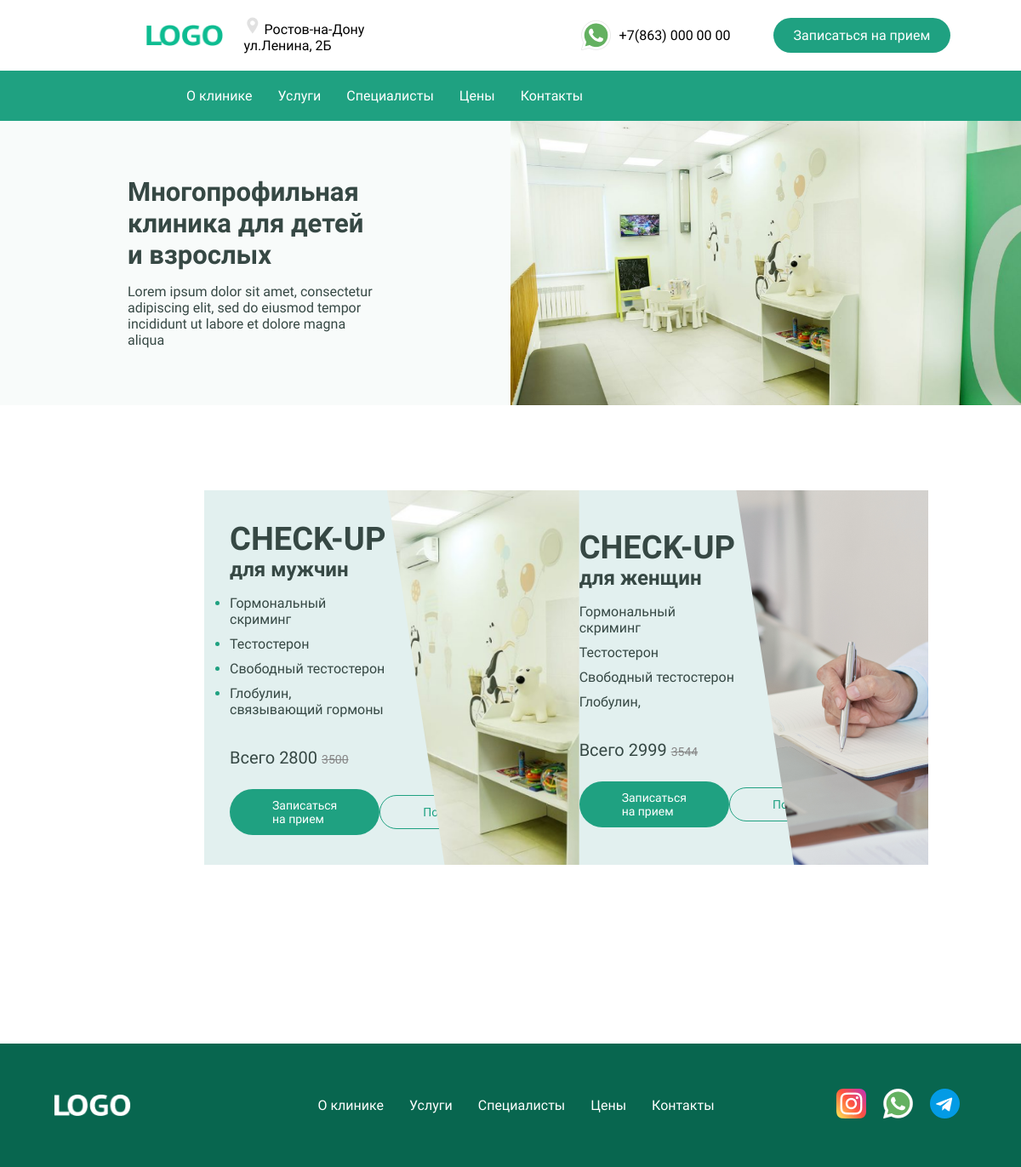
The page / on the database its author committed.
### tables this page shows
CREATE TABLE `checkUps` (
  `id` int NOT NULL,
  `textOne` varchar(30) NOT NULL,
  `textTwo` varchar(30) NOT NULL,
  `textThree` varchar(30) NOT NULL,
  `textFour` varchar(30) NOT NULL,
  `textFive` varchar(30) NOT NULL,
  `priceNew` varchar(30) NOT NULL,
  `priceOld` varchar(30) NOT NULL,
  `img` varchar(50) NOT NULL
);

### viev.php (the view, shortened to what this page needs)
<?php
function getCheckUp($db)
{
    $req = mysqli_query($db, "SELECT * FROM checkUps");
    $results = mysqli_fetch_all($req, MYSQLI_ASSOC);
    foreach ($results as $value) {
        echo
        "<div class='swiper-slide'>
                        <div class = 'text-slide'>
                            <h1>CHECK-UP</h1>
                            <h2>$value[textOne]</h2>
                            <ul>
                                <li><span>$value[textTwo]</span></li>
                                <li><span>$value[textThree]</span></li>
                                <li><span>$value[textFour]</span></li>
                                <li><span>$value[textFive]</span></li>
                            </ul>
                            <p>Всего $value[priceNew] <s>$value[priceOld]</s></p>
                            <div class = 'buttons-block'>
                            <p class='Button'>Записаться на прием</p>
                                <a href='#' class='ButtonTwo'>Подробнее</a>
                            </div>
                        </div>
                        <img src = '$value[img]' alt = 'img$value[id]'>
                    </div>";
    }
}
?>

### index.php (shortened to what this page needs)
<!DOCTYPE html>
<html lang="en">
<head>
    <link href="style.css" rel="stylesheet">
    <link rel="stylesheet" href="https://cdn.jsdelivr.net/npm/swiper@9/swiper-bundle.min.css" />
</head>
<body>
    <header>
        <div class="header-info">
            <div class="blockOne">
                <img src="/img/logo1.png" class="logo" alt="logo1">
                <span><img src="/img/icon4.png" alt="icon4"> Ростов-на-Дону<br> ул.Ленина, 2Б</span>
            </div>
            <div class="blockTwo">
                <span><img src="/img/icon2.png" class="hedaer-icon" alt="icon2">+7(863) 000 00 00</span>
                <p class="Button">Записаться на прием</p>
            </div>
        </div>
        <nav class="nav">
            <a href="#">О клинике</a>
            <a href="#">Услуги</a>
            <a href="#">Специалисты</a>
            <a href="#">Цены</a>
            <a href="#">Контакты</a>
        </nav>
    </header>
    <main>
        <section class="main-banner">
            <div class="text-block">
                <h1>Многопрофильная <br>клиника для детей <br>и взрослых</h1>
                <p>Lorem ipsum dolor sit amet, consectetur <br>adipiscing elit, sed do eiusmod tempor <br>incididunt ut labore et dolore magna aliqua</p>
            </div>
            <img src="/img/img2.png" alt="">
        </section>
        <section class="slider">
            <div class="swiper">
                <div class="swiper-wrapper">
                    <?php
                    include("viev.php");
                    getCheckUp($connect); ?>
                </div>
            </div>
        </section>
    </main>
    <footer>
        <img src="/img/logo2.png" alt="icon2" class="logo">
        <nav>
            <a href="">О клинике</a>
            <a href="">Услуги</a>
            <a href="">Специалисты</a>
            <a href="">Цены</a>
            <a href="">Контакты</a>
        </nav>
        <div class="icon-block">
            <img src="/img/icon1.png" alt="" class="icon">
            <img src="/img/icon2.png" alt="" class="icon">
            <img src="/img/icon3.png" alt="" class="icon">
        </div>
    </footer>
</body>
</html>

### style.css (style rules this page uses)
* { margin: 0px; padding: 0px; font-family: 'PT Sans Caption', sans-serif; }
header { display: flex; flex-direction: column; position: fixed; width: 100%; z-index: 3; }
.header-info { width: 100%; display: flex; align-items: center; margin: 0px auto; padding: 20px 0px; background-color: white; }
.blockOne { display: flex; align-items: center; justify-content: center; width: 50%; }
.blockOne span { margin-left: 25px; }
.burger-line:nth-child(2),:nth-child(3) { top:50% }
.logo { width: 90px; height: 25px; }
.blockTwo { display: flex; justify-content: center; align-items: center; width: 50%; }
.blockTwo span { display: flex; align-items: center; margin-right: 50px; }
.blockTwo span img { margin-right: 10px; }
nav { padding: 10px 0px; background-color: #1FA181; display: flex; justify-content: left; padding-left:17%; transition: 0.4s; }
nav a { margin: 10px 15px; color: white; text-decoration: none; }
.Button { cursor: pointer; text-decoration: none; color: white; padding: 11px 24px; background-color: #1FA181; border-radius: 35px; }
main { padding-top: 140px; min-width: 0; }
.main-banner { background-color: #F8FBFA; display: flex; justify-content: center; flex-wrap: wrap-reverse; }
.main-banner img { width: 50%; }
.text-block { display: flex; flex-direction: column; align-items: center; justify-content: center; width: 50%; }
.text-block h1 { color: #364844; font-size: 31px; width: 50%; }
.text-block p { color: #364844; margin-top: 15px; font-size: 16px; width: 50%; }
.slider { margin: 100px 0px 150px; width: 100%; display: flex; flex-direction: column; align-items: center; }
.swiper { width: 60%; height: 500px; }
.swiper-wrapper { width: 60%; display: flex; }
.swiper-wrapper .swiper-slide { height: 440px; background-color: #E2F0EF; display: flex; justify-content: center; align-items: center; }
.text-slide { color: #364844; width:45%; padding-left: 60px; }
.text-slide h1 { font-size: 38px; }
.text-slide ul { font-size: 16px; margin:16px 0px 35px; }
.text-slide ul li { color: #1FA181; margin: 10px 0px; }
.text-slide ul span { color: #364844; margin: 10px 0px; }
.text-slide p { font-size: 20px; }
.text-slide s { font-size: 14px; color: #868686; }
.swiper-slide img { clip-path: polygon(0 0, 100% 0, 100% 100%, 30% 100%); width: 55%; height: 440px; object-fit: cover; }
.buttons-block { margin-top: 25px; display: flex; }
.buttons-block .Button { font-size: 14px; padding: 11px 50px; }
.ButtonTwo { font-size: 14px; text-decoration: none; background: #E2F0EF; border: 1px solid #1FA181; color: #1FA181; border-radius: 30px; margin: auto; padding: 11px 50px; }
footer { background-color: #08664F; display: flex; justify-content: center; align-items: center; width: 100%; height: 145px; }
footer nav { background-color: #08664F; }
.icon-block { margin-left: 10%; }
.icon { margin: 8px; }

### rows shown on the page
checkups: textOne "для мужчин", textTwo "Гормональный скриминг", textThree "Тестостерон", textFour "Свободный тестостерон", textFive "Глобулин, связывающий гормоны", priceNew "2800", priceOld "3500", img (picture)
checkups: textOne "для женщин", textTwo "Гормональный скриминг", textThree "Тестостерон", textFour "Свободный тестостерон", textFive "Глобулин,", priceNew "2999", priceOld "3544", img (picture)
